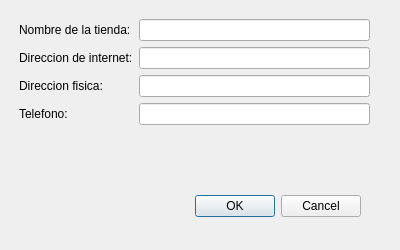
<?xml version="1.0" encoding="UTF-8"?>
<ui version="4.0">
 <class>FormTienda</class>
 <widget class="QDialog" name="FormTienda">
  <property name="geometry">
   <rect>
    <x>0</x>
    <y>0</y>
    <width>400</width>
    <height>250</height>
   </rect>
  </property>
  <property name="windowTitle">
   <string>Dialog</string>
  </property>
  <widget class="QDialogButtonBox" name="buttonBox_Tienda">
   <property name="geometry">
    <rect>
     <x>20</x>
     <y>190</y>
     <width>341</width>
     <height>32</height>
    </rect>
   </property>
   <property name="orientation">
    <enum>Qt::Horizontal</enum>
   </property>
   <property name="standardButtons">
    <set>QDialogButtonBox::Cancel|QDialogButtonBox::Ok</set>
   </property>
  </widget>
  <widget class="QWidget" name="formLayoutWidget">
   <property name="geometry">
    <rect>
     <x>19</x>
     <y>19</y>
     <width>351</width>
     <height>151</height>
    </rect>
   </property>
   <layout class="QFormLayout" name="formLayout">
    <item row="0" column="0">
     <widget class="QLabel" name="label_nombre_tienda">
      <property name="text">
       <string>Nombre de la tienda:</string>
      </property>
     </widget>
    </item>
    <item row="0" column="1">
     <widget class="QLineEdit" name="lineEdit_Nombre_tienda"/>
    </item>
    <item row="1" column="0">
     <widget class="QLabel" name="label_Direccion_Internet_tienda">
      <property name="text">
       <string>Direccion de internet:</string>
      </property>
     </widget>
    </item>
    <item row="1" column="1">
     <widget class="QLineEdit" name="lineEdit_Direccion_internet_tienda"/>
    </item>
    <item row="2" column="0">
     <widget class="QLabel" name="label_Direccion_Fisica_tienda">
      <property name="text">
       <string>Direccion fisica:</string>
      </property>
     </widget>
    </item>
    <item row="2" column="1">
     <widget class="QLineEdit" name="lineEdit_Direccion_Fisica_tienda"/>
    </item>
    <item row="3" column="1">
     <widget class="QLineEdit" name="lineEdit_Telefono_tienda"/>
    </item>
    <item row="3" column="0">
     <widget class="QLabel" name="label_Telefono_tienda">
      <property name="text">
       <string>Telefono:</string>
      </property>
     </widget>
    </item>
   </layout>
  </widget>
 </widget>
 <resources/>
 <connections>
  <connection>
   <sender>buttonBox_Tienda</sender>
   <signal>accepted()</signal>
   <receiver>FormTienda</receiver>
   <slot>accept()</slot>
   <hints>
    <hint type="sourcelabel">
     <x>248</x>
     <y>254</y>
    </hint>
    <hint type="destinationlabel">
     <x>157</x>
     <y>274</y>
    </hint>
   </hints>
  </connection>
  <connection>
   <sender>buttonBox_Tienda</sender>
   <signal>rejected()</signal>
   <receiver>FormTienda</receiver>
   <slot>reject()</slot>
   <hints>
    <hint type="sourcelabel">
     <x>316</x>
     <y>260</y>
    </hint>
    <hint type="destinationlabel">
     <x>286</x>
     <y>274</y>
    </hint>
   </hints>
  </connection>
 </connections>
</ui>
